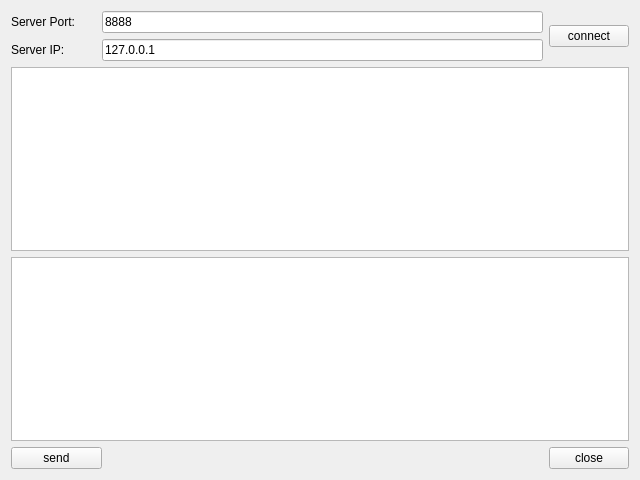
<?xml version="1.0" encoding="UTF-8"?>
<ui version="4.0">
 <class>ClientWidget</class>
 <widget class="QWidget" name="ClientWidget">
  <property name="geometry">
   <rect>
    <x>0</x>
    <y>0</y>
    <width>640</width>
    <height>480</height>
   </rect>
  </property>
  <property name="windowTitle">
   <string>Form</string>
  </property>
  <layout class="QGridLayout" name="gridLayout">
   <item row="0" column="0">
    <widget class="QLabel" name="label">
     <property name="minimumSize">
      <size>
       <width>85</width>
       <height>0</height>
      </size>
     </property>
     <property name="maximumSize">
      <size>
       <width>85</width>
       <height>16777215</height>
      </size>
     </property>
     <property name="text">
      <string>Server Port:</string>
     </property>
    </widget>
   </item>
   <item row="0" column="1" colspan="2">
    <widget class="QLineEdit" name="lineEditPort">
     <property name="text">
      <string>8888</string>
     </property>
    </widget>
   </item>
   <item row="1" column="0">
    <widget class="QLabel" name="label_2">
     <property name="minimumSize">
      <size>
       <width>85</width>
       <height>0</height>
      </size>
     </property>
     <property name="maximumSize">
      <size>
       <width>85</width>
       <height>16777215</height>
      </size>
     </property>
     <property name="text">
      <string>Server IP:</string>
     </property>
    </widget>
   </item>
   <item row="1" column="1" colspan="2">
    <widget class="QLineEdit" name="lineEditIP">
     <property name="text">
      <string>127.0.0.1</string>
     </property>
    </widget>
   </item>
   <item row="2" column="0" colspan="4">
    <widget class="QTextEdit" name="textEditRead">
     <property name="readOnly">
      <bool>true</bool>
     </property>
    </widget>
   </item>
   <item row="3" column="0" colspan="4">
    <widget class="QTextEdit" name="textEditWrite"/>
   </item>
   <item row="4" column="0" colspan="2">
    <widget class="QPushButton" name="buttonSend">
     <property name="text">
      <string>send</string>
     </property>
    </widget>
   </item>
   <item row="4" column="2">
    <spacer name="horizontalSpacer">
     <property name="orientation">
      <enum>Qt::Horizontal</enum>
     </property>
     <property name="sizeHint" stdset="0">
      <size>
       <width>436</width>
       <height>20</height>
      </size>
     </property>
    </spacer>
   </item>
   <item row="4" column="3">
    <widget class="QPushButton" name="buttonClose">
     <property name="text">
      <string>close</string>
     </property>
    </widget>
   </item>
   <item row="0" column="3" rowspan="2">
    <widget class="QPushButton" name="buttonConnect">
     <property name="text">
      <string>connect</string>
     </property>
    </widget>
   </item>
  </layout>
 </widget>
 <resources/>
 <connections/>
</ui>
